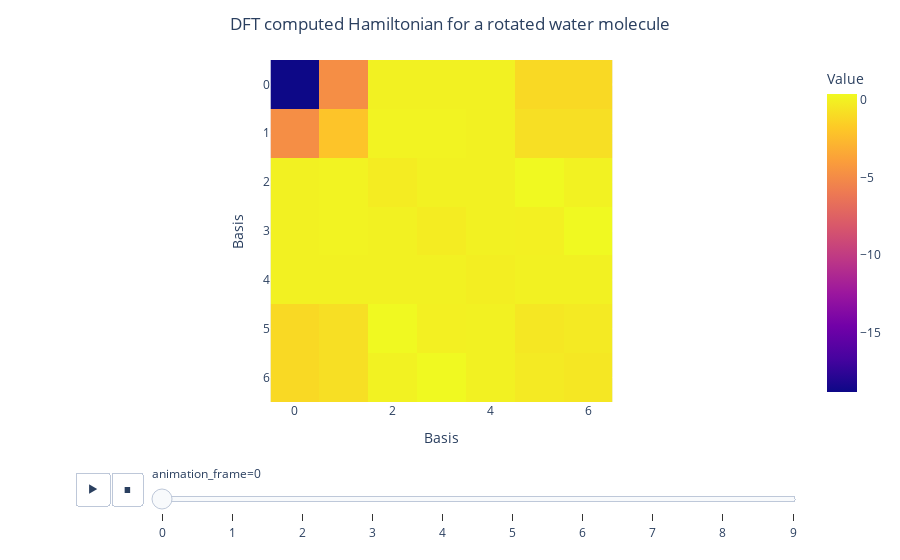

Notebook cell for this chart:
### Code cell
fig = px.imshow(
    hamiltonians[:, 1, ...], animation_frame=0, labels=dict(x="Basis", y="Basis", color="Value"),
)
fig.update_layout(title_text='DFT computed Hamiltonian for a rotated water molecule', title_x=0.5)
fig.show()

### Figure 1 — Plotly figure (JSON) as saved in the notebook; plotly's stock layout.template omitted (floating-point values rounded to 4 significant figures)
{"data": [{"coloraxis": "coloraxis", "hovertemplate": "Basis: %{x}<br>Basis: %{y}<br>Value: %{z}<extra></extra>", "name": "0", "type": "heatmap", "xaxis": "x", "yaxis": "y", "z": [[-18.83, -4.847, 0.01845, 0.01465, 0.0007066, -1.088, -1.088], [-4.847, -2.047, 0.1248, 0.09915, 0.004781, -0.8053, -0.8053], [0.01845, 0.1248, -0.2153, 0.01776, -0.00382, 0.375, 0.03803], [0.01465, 0.09915, 0.01776, -0.2238, 0.002055, -0.04869, 0.3767], [0.0007066, 0.004781, -0.00382, 0.002055, -0.1442, 0.01943, -0.003615], [-1.088, -0.8053, 0.375, -0.04869, 0.01943, -0.4541, -0.3114], [-1.088, -0.8053, 0.03803, 0.3767, -0.003615, -0.3114, -0.4541]]}], "layout": {"coloraxis": {"colorbar": {"title": {"text": "Value"}}, "colorscale": [[0, "#0d0887"], [0.1111, "#46039f"], [0.2222, "#7201a8"], [0.3333, "#9c179e"], [0.4444, "#bd3786"], [0.5556, "#d8576b"], [0.6667, "#ed7953"], [0.7778, "#fb9f3a"], [0.8889, "#fdca26"], [1, "#f0f921"]]}, "margin": {"t": 60}, "sliders": [{"active": 0, "currentvalue": {"prefix": "animation_frame="}, "len": 0.9, "pad": {"b": 10, "t": 60}, "steps": [{"args": [["0"], {"frame": {"duration": 0, "redraw": true}, "fromcurrent": true, "mode": "immediate", "transition": {"duration": 0, "easing": "linear"}}], "label": "0", "method": "animate"}, {"args": [["1"], {"frame": {"duration": 0, "redraw": true}, "fromcurrent": true, "mode": "immediate", "transition": {"duration": 0, "easing": "linear"}}], "label": "1", "method": "animate"}, {"args": [["2"], {"frame": {"duration": 0, "redraw": true}, "fromcurrent": true, "mode": "immediate", "transition": {"duration": 0, "easing": "linear"}}], "label": "2", "method": "animate"}, {"args": [["3"], {"frame": {"duration": 0, "redraw": true}, "fromcurrent": true, "mode": "immediate", "transition": {"duration": 0, "easing": "linear"}}], "label": "3", "method": "animate"}, {"args": [["4"], {"frame": {"duration": 0, "redraw": true}, "fromcurrent": true, "mode": "immediate", "transition": {"duration": 0, "easing": "linear"}}], "label": "4", "method": "animate"}, {"args": [["5"], {"frame": {"duration": 0, "redraw": true}, "fromcurrent": true, "mode": "immediate", "transition": {"duration": 0, "easing": "linear"}}], "label": "5", "method": "animate"}, {"args": [["6"], {"frame": {"duration": 0, "redraw": true}, "fromcurrent": true, "mode": "immediate", "transition": {"duration": 0, "easing": "linear"}}], "label": "6", "method": "animate"}, {"args": [["7"], {"frame": {"duration": 0, "redraw": true}, "fromcurrent": true, "mode": "immediate", "transition": {"duration": 0, "easing": "linear"}}], "label": "7", "method": "animate"}, {"args": [["8"], {"frame": {"duration": 0, "redraw": true}, "fromcurrent": true, "mode": "immediate", "transition": {"duration": 0, "easing": "linear"}}], "label": "8", "method": "animate"}, {"args": [["9"], {"frame": {"duration": 0, "redraw": true}, "fromcurrent": true, "mode": "immediate", "transition": {"duration": 0, "easing": "linear"}}], "label": "9", "method": "animate"}], "x": 0.1, "xanchor": "left", "y": 0, "yanchor": "top"}], "title": {"text": "DFT computed Hamiltonian for a rotated water molecule", "x": 0.5}, "updatemenus": [{"buttons": [{"args": [null, {"frame": {"duration": 500, "redraw": true}, "fromcurrent": true, "mode": "immediate", "transition": {"duration": 500, "easing": "linear"}}], "label": "&#9654;", "method": "animate"}, {"args": [[null], {"frame": {"duration": 0, "redraw": true}, "fromcurrent": true, "mode": "immediate", "transition": {"duration": 0, "easing": "linear"}}], "label": "&#9724;", "method": "animate"}], "direction": "left", "pad": {"r": 10, "t": 70}, "showactive": false, "type": "buttons", "x": 0.1, "xanchor": "right", "y": 0, "yanchor": "top"}], "xaxis": {"anchor": "y", "constrain": "domain", "domain": [0, 1], "scaleanchor": "y", "title": {"text": "Basis"}}, "yaxis": {"anchor": "x", "autorange": "reversed", "constrain": "domain", "domain": [0, 1], "title": {"text": "Basis"}}}}
